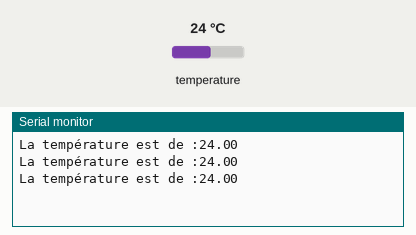
This sketch was run on a simulated Arduino Uno, built with avr-gcc and run on an emulated ATmega328P. Shown: the last lines printed to the serial monitor. The test bench sets the inputs (shaded band); at power-on: temperature 24 °C.

Above: at 2.3 s.
2.4 s: temperature set to 12 °C
At 3.7 s:
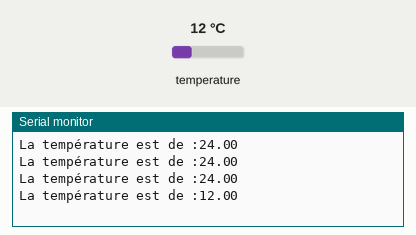
3.9 s: temperature set to 19 °C
At 3.9 s:
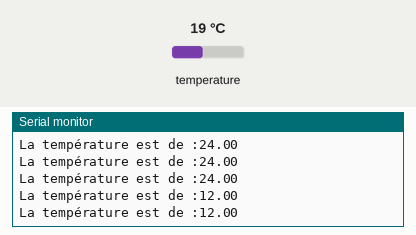
Timing chart, 0 to 6.9 s (numbered marks = the images above; inputs shaded):
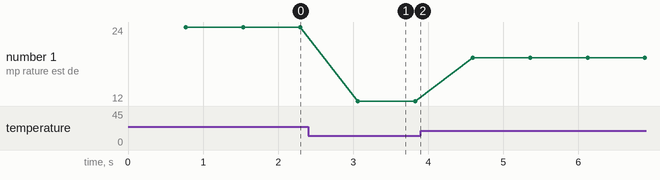

The sketch:

capteurTempLab.ino
```cpp
// Include the libraries we need
#include <OneWire.h>
#include <DallasTemperature.h>

// Data wire is plugged into port 5 on the Arduino
#define ONE_WIRE_BUS 5

// Setup a oneWire instance to communicate with any OneWire devices (not just Maxim/Dallas temperature ICs)
OneWire oneWire(ONE_WIRE_BUS);

// Pass our oneWire reference to Dallas Temperature.
DallasTemperature sensors(&oneWire);

/*
 * The setup function. We only start the sensors here
 */
void setup(void)
{
  // start serial port
  Serial.begin(9600);

  // Start up the library
  sensors.begin();
}

/*
 * Main function, get and show the temperature
 */
void loop(void)
{
  // call sensors.requestTemperatures() to issue a global temperature
  // request to all devices on the bus

  sensors.requestTemperatures(); // Send the command to get temperatures
  // After we got the temperatures, we can print them here.
  // We use the function ByIndex, and as an example get the temperature from the first sensor only.
  Serial.print("La température est de :");
  Serial.println(sensors.getTempCByIndex(0));
}
```

Measured:
- after the input at 2.4 s, the serial monitor: prints a new line after 0.66 s (image 1)
- plotted number 1: 24 → 12 after the input at 2.4 s, 12 → 19 after the input at 3.9 s
